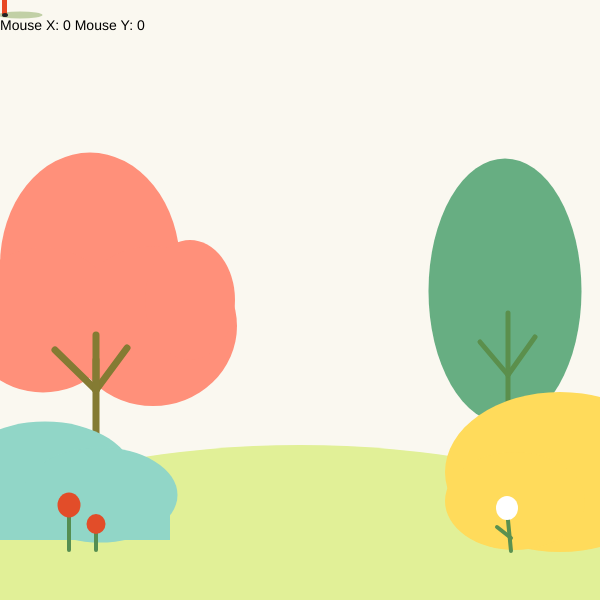
Frame 1 (no input)
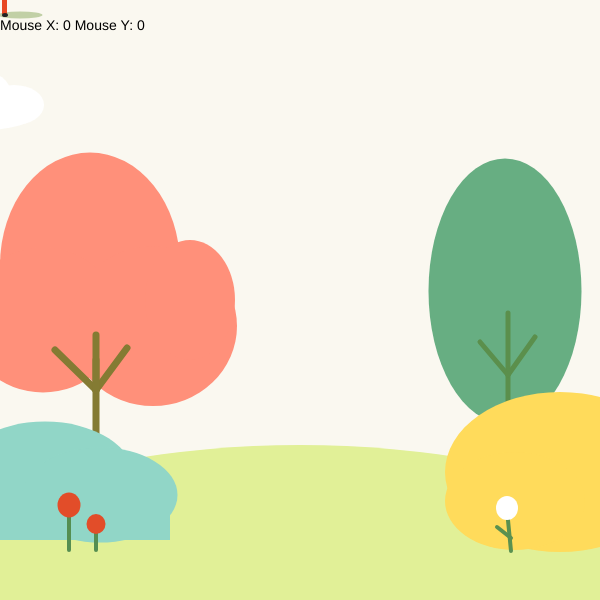
Frame 60 (no input)
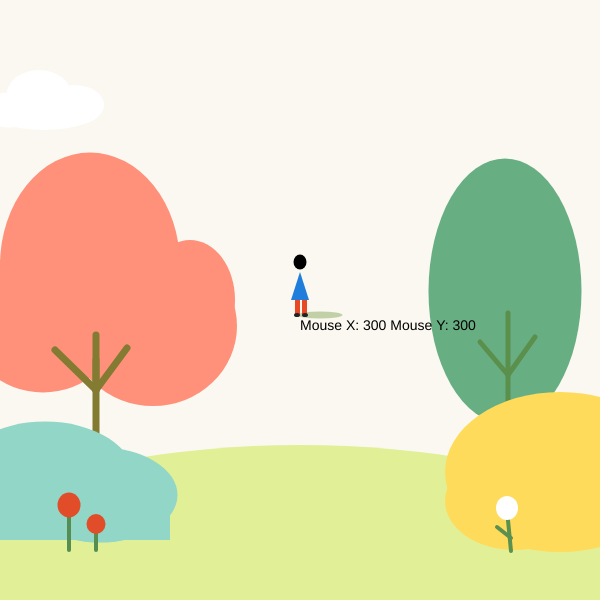
Frame 120 (the mouse pressed at the canvas centre since frame 60)

The p5.js sketch that drew these frames (run headless with seeded random() and noise() and a simulated clock; from frame 60 on, the mouse is pressed at the canvas centre):

// p5.js sketch
// ── sketch.js
let cloudX= -80;

function setup() {
  createCanvas(600, 600);
  textSize(14);
  fill(0);

}

function draw() {
  background(250, 248, 240);
  noStroke();

  //landscape
  // grass
  fill(225, 240, 151);
  ellipse(300, 660, 950, 430);
  rect(0, 470, 600, 130);

  // red tree crown
  fill(255, 144, 122);
  ellipse(90, 265, 180, 225);
  ellipse(43, 320, 155, 145);
  ellipse(153, 326, 168, 160);
  ellipse(190, 300, 90, 120);
  
  // left pink tree trunk
  stroke(132, 123, 51);
  strokeWeight(7);
  strokeCap(ROUND);
  line(96, 440, 96, 360);
  line(96, 390, 55, 350);
  line(96, 390, 127, 348);
  line(96, 390, 96, 335);
  noStroke();

  // right green tree trunk
  stroke(116, 146, 72);
  strokeWeight(6);
  line(508, 450, 508, 315);
  line(508, 385, 479, 349);
  line(508, 385, 533, 348);
  noStroke();

  // green tree crown
  fill(103, 174, 130);
  ellipse(505, 291, 153, 265);

  // green tree branches
  stroke(91, 143, 76);
  strokeWeight(5);
  line(508, 424, 508, 313);
  line(508, 375, 480, 342);
  line(508, 375, 535, 337);
  noStroke();

  // left blue bush
  fill(145, 214, 199);
  ellipse(45, 479, 180, 115);
  ellipse(100, 495, 155, 95);
  rect(0, 493, 170, 47);

  // right yellow bush
  fill(255, 219, 91);
  ellipse(560, 472, 230, 160);
  ellipse(515, 501, 140, 98);

  // left flowers
  stroke(85, 142, 81);
  strokeWeight(4);
  line(69, 550, 69, 510);
  line(96, 550, 96, 525);
  noStroke();

  fill(226, 77, 41);
  ellipse(69, 505, 23, 25);
  ellipse(96, 524, 19, 20);

  // right flower
  stroke(90, 145, 80);
  strokeWeight(4);
  line(511, 551, 507, 510);
  line(511, 538, 497, 527);
  noStroke();

  fill(255);
  ellipse(507, 508, 22, 24);  

  // draw a peroson follow the mouse 
  drawPerson(mouseX, mouseY);

  //draw a cloud move
  drawCloud(cloudX,100);

  //move cloud to the right
  cloudX = cloudX +1;

  if (cloudX> width +80){
    cloudX= -80
  }

  // Mouse coordinates
  fill(0);
  noStroke();
  textSize(14);
  text(
    "Mouse X: " + round(mouseX) + " Mouse Y: " + round(mouseY), mouseX, mouseY + 30);
}

//fuction drawperson move
function drawPerson(x,y){
  
   // Shadow
  fill(117, 155, 69, 110);
  ellipse(x + 20, y + 15, 45, 7);

  // Head
  fill(0);
  ellipse(x, y - 38, 13, 15);

  // Body
  fill(31, 126, 220);
  triangle(x, y - 28, x - 9, y, x + 9, y);

  // Pants
  fill(232, 72, 35);
  rect(x - 5, y, 5, 14);
  rect(x + 2, y, 5, 14);

  // Shoes
  fill(35);
  ellipse(x - 3, y + 15, 6, 4);
  ellipse(x + 5, y + 15, 6, 4);
}

  function drawCloud(x, y) {
  noStroke();
  fill(255);

  ellipse(x - 30, y + 10, 55, 35);
  ellipse(x, y - 5, 65, 50);
  ellipse(x + 35, y + 5, 60, 40);
  ellipse(x + 5, y + 15, 100, 30);
}
